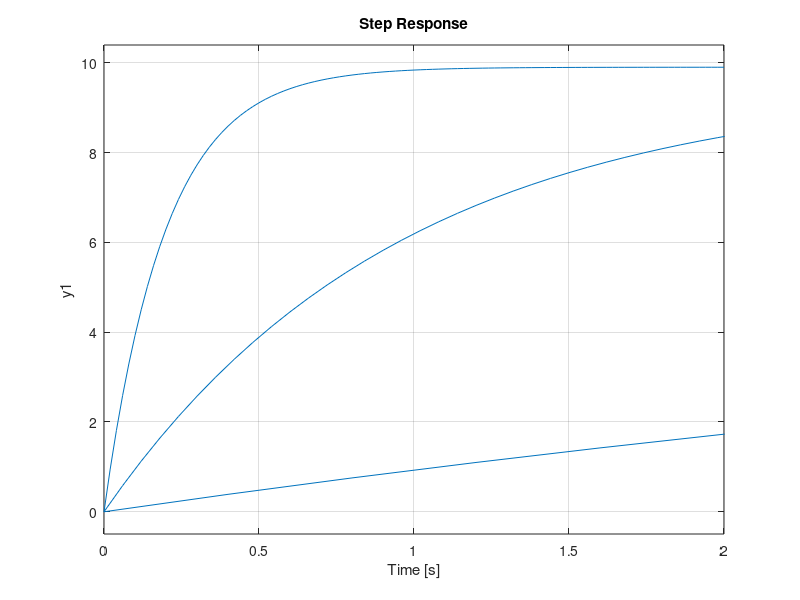

Write the MATLAB code that produced this figure.
% system params
m = 1000;
b = 50;
r = 10;

% open-loop
s = tf('s');
P_cruise = 1/(m*s + b);

%-------------------------
%-------------------------

% PID params
Kp = 100;
Ki = 0;
Kd = 0;

% transfer function
C = pid(Kp, Ki, Kd);                % controller
T = feedback(C * P_cruise, 1);

% plot
step(r * T);

hold on;

% PID params
Kp = 1000;
Ki = 0;
Kd = 0;

% transfer function
C = pid(Kp, Ki, Kd);                % controller
T = feedback(C * P_cruise, 1);

% plot
step(r * T);

hold on;

% PID params
Kp = 5000;
Ki = 0;
Kd = 0;

% transfer function
C = pid(Kp, Ki, Kd);                % controller
T = feedback(C * P_cruise, 1);

% plot
step(r * T);